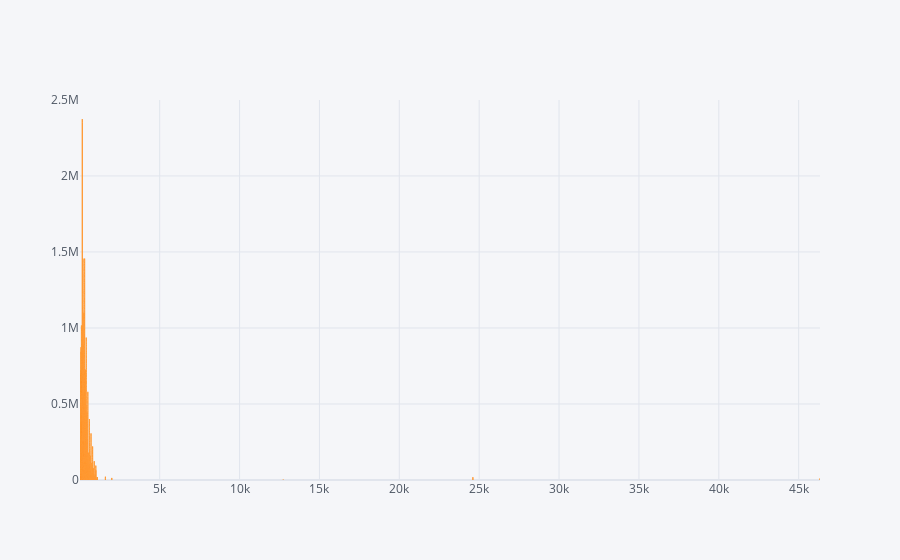

Write notebook code for a chart like this one.
### Code cell
plt.figure(figsize=[20,20])
df.iplot(kind='bar',y='total (R$)',x='area',)# this is show real time value of each point and also we can analysis particular point

### Figure 1 — Plotly figure (JSON) as saved in the notebook; plotly's stock layout.template omitted (floating-point values rounded to 4 significant figures; data arrays with more than 128 entries replaced by an {"elided": "..."} marker saying what was removed)
{"data": [{"marker": {"color": "rgba(255, 153, 51, 0.6)", "line": {"color": "rgba(255, 153, 51, 1.0)", "width": 1}}, "name": "total (R$)", "orientation": "v", "text": "", "type": "bar", "x": {"elided": "10692 int values"}, "y": {"elided": "10692 int values"}}], "layout": {"legend": {"bgcolor": "#F5F6F9", "font": {"color": "#4D5663"}}, "paper_bgcolor": "#F5F6F9", "plot_bgcolor": "#F5F6F9", "title": {"font": {"color": "#4D5663"}}, "xaxis": {"gridcolor": "#E1E5ED", "showgrid": true, "tickfont": {"color": "#4D5663"}, "title": {"font": {"color": "#4D5663"}, "text": ""}, "zerolinecolor": "#E1E5ED"}, "yaxis": {"gridcolor": "#E1E5ED", "showgrid": true, "tickfont": {"color": "#4D5663"}, "title": {"font": {"color": "#4D5663"}, "text": ""}, "zerolinecolor": "#E1E5ED"}}}
